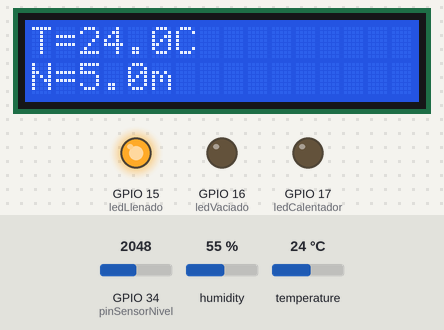
This sketch was run on a simulated ESP32. On the bench: 16×2 character LCD, output pins drawn as LEDs (lit = HIGH). Inputs (shaded band) come from the test bench; at power-on: GPIO 34 (pinSensorNivel) = 2048, temperature 24 °C, humidity 55 %.

Above: at 1.2 s.
1.3 s: GPIO 34 (pinSensorNivel) set to 4058
At 2.7 s:
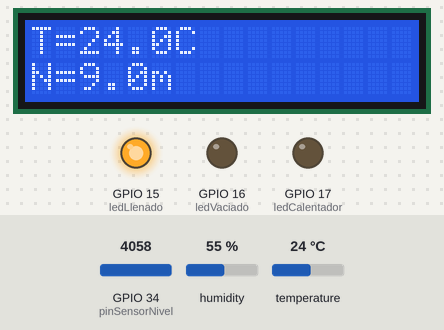
3.0 s: GPIO 34 (pinSensorNivel) set to 4095
At 3.9 s:
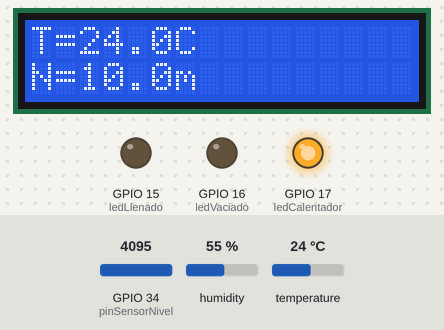
4.6 s: GPIO 34 (pinSensorNivel) set to 3603
At 4.9 s:
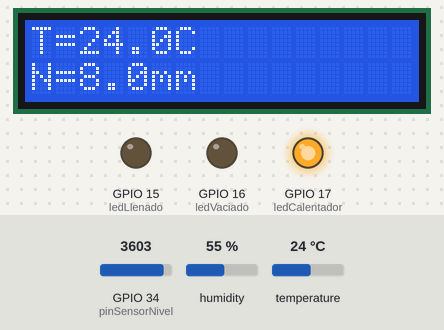
6.1 s: temperature set to 12 °C
At 7.2 s:
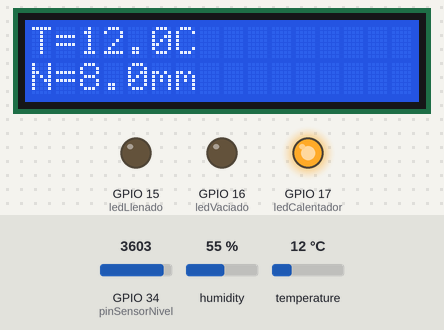
7.6 s: temperature set to 19 °C
At 8.6 s:
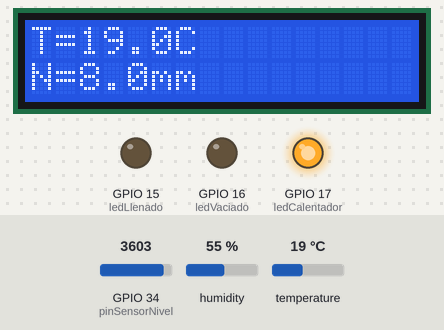
13.6 s: GPIO 34 (pinSensorNivel) set to 432
At 14.2 s:
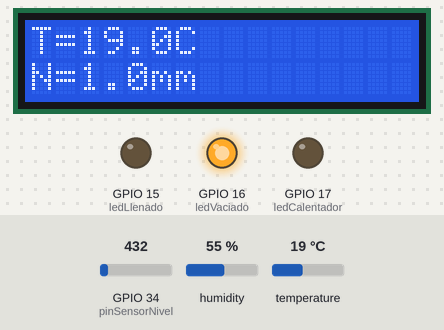
15.2 s: GPIO 34 (pinSensorNivel) set to 374
Timing chart, 0 to 18.2 s (numbered marks = the images above; inputs shaded):
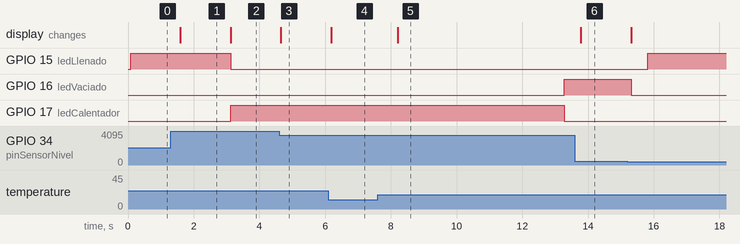

Measured:
- the behaviour switches between 4094 and 4095 on GPIO 34 (pinSensorNivel) (found by bisection; images 1 and 2)
- after the input at 1.3 s, the display: changes after 0.29 s (image 1)
- after the input at 3.0 s, GPIO 15 (ledLlenado): HIGH → LOW after 0.12 s; GPIO 17 (ledCalentador): LOW → HIGH after 0.12 s; the display: changes after 0.12 s (image 2)
- after the input at 4.6 s, the display: changes after 0.05 s (image 3)
- after the input at 6.1 s, the display: changes after 0.08 s (image 4)
- after the input at 7.6 s, the display: changes after 0.61 s (image 5)
- after the input at 13.6 s, the display: changes after 0.18 s (image 6)
- after the input at 15.2 s, GPIO 15 (ledLlenado): LOW → HIGH after 0.61 s; GPIO 16 (ledVaciado): HIGH → LOW after 0.11 s

The sketch:

Ejercicio_Valvulas_Vaciado.ino
```cpp
#include <LiquidCrystal.h>
#include "DHT.h"

// LCD (rs, en, d4, d5, d6, d7)
LiquidCrystal lcd(22, 23, 5, 18, 19, 21);

// DHT22
#define DHTPIN 4
DHT dht(DHTPIN, DHT11);

// Pines
int ledLlenado = 15;
int ledVaciado = 16;
int ledCalentador = 17;
int pinSensorNivel = 34;

// Variables
float temperatura = 0;
float nivel = 0;

//Estado : 1(llenado), 2(calentado), 3(vaciado)
int estado = 1;

long tiempoInicioCalentador = 0;

void setup() {
lcd.begin(16, 2);
pinMode(ledLlenado, OUTPUT);
pinMode(ledVaciado, OUTPUT);
pinMode(ledCalentador, OUTPUT);
dht.begin();
}

void loop() {
// Lectura de sensores
temperatura = dht.readTemperature();
int valorSensor = analogRead(pinSensorNivel);
nivel = map(valorSensor, 0, 4095, 0, 10);

// Mostrar en LCD: solo temperatura y nivel
lcd.setCursor(0, 0);
lcd.print("T=");
lcd.print(temperatura, 1);
lcd.print("C ");

lcd.setCursor(0, 1);
lcd.print("N=");
lcd.print(nivel,1);
lcd.print("m");

// Lógica del proceso
switch (estado) {
case 1:
digitalWrite(ledLlenado, HIGH);
digitalWrite(ledVaciado, LOW);
digitalWrite(ledCalentador, LOW);

if (nivel >= 10) {
digitalWrite(ledLlenado, LOW);
digitalWrite(ledCalentador, HIGH);
tiempoInicioCalentador = millis();
estado = 2;
}
break;

case 2:
if (millis() - tiempoInicioCalentador >= 10000) {
digitalWrite(ledCalentador, LOW);
digitalWrite(ledVaciado, HIGH);
estado = 3;
}
break;

case 3:
if (nivel <= 0) {
digitalWrite(ledVaciado, LOW);
estado = 1;
}
break;
}

delay(500);
}
```
